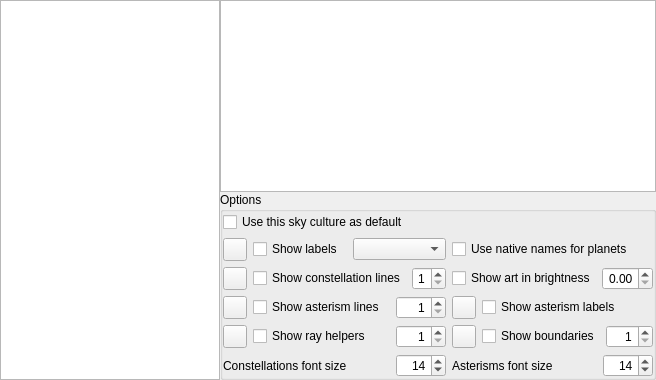
        <widget class="QWidget" name="page_starlore">
         <layout class="QGridLayout" name="gridLayout_4">
          <property name="leftMargin">
           <number>0</number>
          </property>
          <property name="topMargin">
           <number>0</number>
          </property>
          <property name="rightMargin">
           <number>0</number>
          </property>
          <property name="bottomMargin">
           <number>0</number>
          </property>
          <property name="spacing">
           <number>0</number>
          </property>
          <item row="0" column="1">
           <widget class="QTextBrowser" name="skyCultureTextBrowser">
            <property name="sizePolicy">
             <sizepolicy hsizetype="Expanding" vsizetype="Expanding">
              <horstretch>0</horstretch>
              <verstretch>0</verstretch>
             </sizepolicy>
            </property>
            <property name="minimumSize">
             <size>
              <width>0</width>
              <height>0</height>
             </size>
            </property>
            <property name="font">
             <font>
              <pointsize>10</pointsize>
             </font>
            </property>
            <property name="frameShape">
             <enum>QFrame::StyledPanel</enum>
            </property>
            <property name="verticalScrollBarPolicy">
             <enum>Qt::ScrollBarAsNeeded</enum>
            </property>
            <property name="horizontalScrollBarPolicy">
             <enum>Qt::ScrollBarAlwaysOff</enum>
            </property>
            <property name="openExternalLinks">
             <bool>true</bool>
            </property>
           </widget>
          </item>
          <item row="0" column="0" rowspan="3">
           <widget class="QListWidget" name="culturesListWidget">
            <property name="sizePolicy">
             <sizepolicy hsizetype="Preferred" vsizetype="Expanding">
              <horstretch>100</horstretch>
              <verstretch>0</verstretch>
             </sizepolicy>
            </property>
            <property name="minimumSize">
             <size>
              <width>220</width>
              <height>0</height>
             </size>
            </property>
            <property name="maximumSize">
             <size>
              <width>120</width>
              <height>16777213</height>
             </size>
            </property>
            <property name="focusPolicy">
             <enum>Qt::NoFocus</enum>
            </property>
            <property name="horizontalScrollBarPolicy">
             <enum>Qt::ScrollBarAlwaysOff</enum>
            </property>
            <property name="selectionRectVisible">
             <bool>false</bool>
            </property>
           </widget>
          </item>
          <item row="1" column="1">
           <widget class="QGroupBox" name="starloreOptionsgroupBox">
            <property name="enabled">
             <bool>true</bool>
            </property>
            <property name="sizePolicy">
             <sizepolicy hsizetype="Expanding" vsizetype="Minimum">
              <horstretch>0</horstretch>
              <verstretch>0</verstretch>
             </sizepolicy>
            </property>
            <property name="minimumSize">
             <size>
              <width>0</width>
              <height>0</height>
             </size>
            </property>
            <property name="title">
             <string>Options</string>
            </property>
            <layout class="QGridLayout" name="formLayout_2">
             <property name="leftMargin">
              <number>0</number>
             </property>
             <property name="topMargin">
              <number>0</number>
             </property>
             <property name="rightMargin">
              <number>0</number>
             </property>
             <property name="bottomMargin">
              <number>0</number>
             </property>
             <item row="2" column="1">
              <widget class="QCheckBox" name="nativePlanetNamesCheckBox">
               <property name="toolTip">
                <string>Use native names for planets from current culture</string>
               </property>
               <property name="text">
                <string>Use native names for planets</string>
               </property>
              </widget>
             </item>
             <item row="2" column="0">
              <layout class="QHBoxLayout" name="horizontalLayout_constLabels">
               <item>
                <widget class="QToolButton" name="colorConstellationLabels">
                 <property name="toolTip">
                  <string>Color of constellation names</string>
                 </property>
                </widget>
               </item>
               <item>
                <widget class="QCheckBox" name="showConstellationLabelsCheckBox">
                 <property name="text">
                  <string>Show labels</string>
                 </property>
                </widget>
               </item>
               <item>
                <widget class="QComboBox" name="skyCultureNamesStyleComboBox">
                 <property name="toolTip">
                  <string>Select if you want names abbreviated, original or translated</string>
                 </property>
                 <property name="currentText">
                  <string/>
                 </property>
                </widget>
               </item>
              </layout>
             </item>
             <item row="4" column="0">
              <layout class="QHBoxLayout" name="horizontalLayout_asterismLines">
               <item>
                <widget class="QToolButton" name="colorAsterismLines">
                 <property name="toolTip">
                  <string>Color of asterism lines</string>
                 </property>
                </widget>
               </item>
               <item>
                <widget class="QCheckBox" name="showAsterismLinesCheckBox">
                 <property name="text">
                  <string>Show asterism lines</string>
                 </property>
                </widget>
               </item>
               <item>
                <widget class="QSpinBox" name="asterismLineThicknessSpinBox">
                 <property name="maximumSize">
                  <size>
                   <width>50</width>
                   <height>16777215</height>
                  </size>
                 </property>
                 <property name="toolTip">
                  <string>Thickness of line in pixels</string>
                 </property>
                 <property name="alignment">
                  <set>Qt::AlignRight|Qt::AlignTrailing|Qt::AlignVCenter</set>
                 </property>
                 <property name="minimum">
                  <number>1</number>
                 </property>
                 <property name="maximum">
                  <number>5</number>
                 </property>
                </widget>
               </item>
              </layout>
             </item>
             <item row="5" column="1">
              <layout class="QHBoxLayout" name="horizontalLayout_5">
               <item>
                <widget class="QToolButton" name="colorConstellationBoundaries">
                 <property name="toolTip">
                  <string>Color of constellation boundaries</string>
                 </property>
                </widget>
               </item>
               <item>
                <widget class="QCheckBox" name="showConstellationBoundariesCheckBox">
                 <property name="toolTip">
                  <string>Show boundaries of constellations</string>
                 </property>
                 <property name="text">
                  <string>Show boundaries</string>
                 </property>
                </widget>
               </item>
               <item>
                <widget class="QSpinBox" name="constellationBoundariesThicknessSpinBox">
                 <property name="maximumSize">
                  <size>
                   <width>50</width>
                   <height>16777215</height>
                  </size>
                 </property>
                 <property name="toolTip">
                  <string>Thickness of line in pixels</string>
                 </property>
                 <property name="alignment">
                  <set>Qt::AlignRight|Qt::AlignTrailing|Qt::AlignVCenter</set>
                 </property>
                 <property name="minimum">
                  <number>1</number>
                 </property>
                 <property name="maximum">
                  <number>5</number>
                 </property>
                </widget>
               </item>
              </layout>
             </item>
             <item row="5" column="0">
              <layout class="QHBoxLayout" name="horizontalLayout_8">
               <item>
                <widget class="QToolButton" name="colorRayHelpers">
                 <property name="toolTip">
                  <string>Color of ray helpers</string>
                 </property>
                </widget>
               </item>
               <item>
                <widget class="QCheckBox" name="showRayHelpersCheckBox">
                 <property name="text">
                  <string>Show ray helpers</string>
                 </property>
                </widget>
               </item>
               <item>
                <widget class="QSpinBox" name="rayHelperThicknessSpinBox">
                 <property name="maximumSize">
                  <size>
                   <width>50</width>
                   <height>16777215</height>
                  </size>
                 </property>
                 <property name="toolTip">
                  <string>Thickness of line in pixels</string>
                 </property>
                 <property name="alignment">
                  <set>Qt::AlignRight|Qt::AlignTrailing|Qt::AlignVCenter</set>
                 </property>
                 <property name="minimum">
                  <number>1</number>
                 </property>
                 <property name="maximum">
                  <number>5</number>
                 </property>
                </widget>
               </item>
              </layout>
             </item>
             <item row="3" column="1">
              <layout class="QHBoxLayout" name="horizontalLayout_constArtbrightness">
               <item>
                <widget class="QCheckBox" name="showConstellationArtCheckBox">
                 <property name="text">
                  <string>Show art in brightness</string>
                 </property>
                </widget>
               </item>
               <item>
                <widget class="QDoubleSpinBox" name="constellationArtBrightnessSpinBox">
                 <property name="maximumSize">
                  <size>
                   <width>75</width>
                   <height>16777215</height>
                  </size>
                 </property>
                 <property name="alignment">
                  <set>Qt::AlignRight|Qt::AlignTrailing|Qt::AlignVCenter</set>
                 </property>
                 <property name="maximum">
                  <double>1.000000000000000</double>
                 </property>
                 <property name="singleStep">
                  <double>0.050000000000000</double>
                 </property>
                </widget>
               </item>
              </layout>
             </item>
             <item row="3" column="0">
              <layout class="QHBoxLayout" name="horizontalLayout_constLines">
               <item>
                <widget class="QToolButton" name="colorConstellationLines">
                 <property name="toolTip">
                  <string>Color of constellation lines</string>
                 </property>
                </widget>
               </item>
               <item>
                <widget class="QCheckBox" name="showConstellationLinesCheckBox">
                 <property name="text">
                  <string>Show constellation lines</string>
                 </property>
                </widget>
               </item>
               <item>
                <widget class="QSpinBox" name="constellationLineThicknessSpinBox">
                 <property name="maximumSize">
                  <size>
                   <width>50</width>
                   <height>16777215</height>
                  </size>
                 </property>
                 <property name="toolTip">
                  <string>Thickness of line in pixels</string>
                 </property>
                 <property name="alignment">
                  <set>Qt::AlignRight|Qt::AlignTrailing|Qt::AlignVCenter</set>
                 </property>
                 <property name="minimum">
                  <number>1</number>
                 </property>
                 <property name="maximum">
                  <number>5</number>
                 </property>
                </widget>
               </item>
              </layout>
             </item>
             <item row="4" column="1">
              <layout class="QHBoxLayout" name="horizontalLayout_asterismLabels">
               <item>
                <widget class="QToolButton" name="colorAsterismLabels">
                 <property name="toolTip">
                  <string>Color of asterism names</string>
                 </property>
                </widget>
               </item>
               <item>
                <widget class="QCheckBox" name="showAsterismLabelsCheckBox">
                 <property name="text">
                  <string>Show asterism labels</string>
                 </property>
                </widget>
               </item>
              </layout>
             </item>
             <item row="6" column="0">
              <layout class="QHBoxLayout" name="horizontalLayout_4">
               <item>
                <widget class="QLabel" name="labelConstellationsFontSize">
                 <property name="text">
                  <string>Constellations font size</string>
                 </property>
                </widget>
               </item>
               <item>
                <widget class="QSpinBox" name="constellationsFontSizeSpinBox">
                 <property name="maximumSize">
                  <size>
                   <width>50</width>
                   <height>16777215</height>
                  </size>
                 </property>
                 <property name="alignment">
                  <set>Qt::AlignRight|Qt::AlignTrailing|Qt::AlignVCenter</set>
                 </property>
                 <property name="minimum">
                  <number>8</number>
                 </property>
                 <property name="maximum">
                  <number>40</number>
                 </property>
                 <property name="value">
                  <number>14</number>
                 </property>
                </widget>
               </item>
              </layout>
             </item>
             <item row="6" column="1">
              <layout class="QHBoxLayout" name="horizontalLayout_20">
               <item>
                <widget class="QLabel" name="labelAsterismsFontSize">
                 <property name="text">
                  <string>Asterisms font size</string>
                 </property>
                </widget>
               </item>
               <item>
                <widget class="QSpinBox" name="asterismsFontSizeSpinBox">
                 <property name="maximumSize">
                  <size>
                   <width>50</width>
                   <height>16777215</height>
                  </size>
                 </property>
                 <property name="alignment">
                  <set>Qt::AlignRight|Qt::AlignTrailing|Qt::AlignVCenter</set>
                 </property>
                 <property name="minimum">
                  <number>8</number>
                 </property>
                 <property name="maximum">
                  <number>40</number>
                 </property>
                 <property name="value">
                  <number>14</number>
                 </property>
                </widget>
               </item>
              </layout>
             </item>
             <item row="0" column="0" colspan="2">
              <widget class="QCheckBox" name="useAsDefaultSkyCultureCheckBox">
               <property name="text">
                <string>Use this sky culture as default</string>
               </property>
              </widget>
             </item>
            </layout>
           </widget>
          </item>
         </layout>
        </widget>
